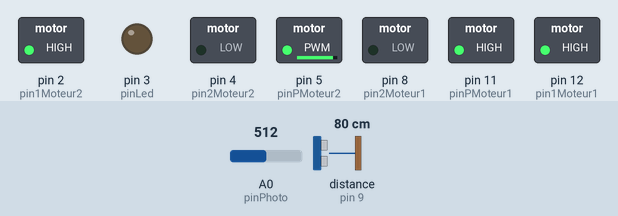
Recording of a sketch running on a simulated Arduino Uno, built with avr-gcc and run on an emulated ATmega328P. Parts: switched loads named in the sketch (green lamp = pin HIGH), output pins drawn as LEDs (lit = HIGH). Inputs (shaded band) come from the test bench; at power-on: distance to the obstacle (sensor on pin 9) 80 cm, A0 (pinPhoto) = 512. The echo pulse lasts 58.3 µs per cm.

Above: at 6.2 s.
6.3 s: distance to the obstacle (sensor on pin 9) set to 22 cm
7.8 s: distance to the obstacle (sensor on pin 9) set to 18 cm
At 8.5 s:
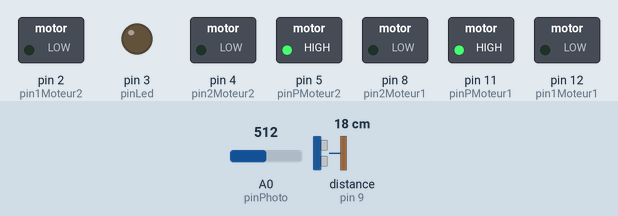
10.8 s: A0 (pinPhoto) set to 190
At 13.6 s:
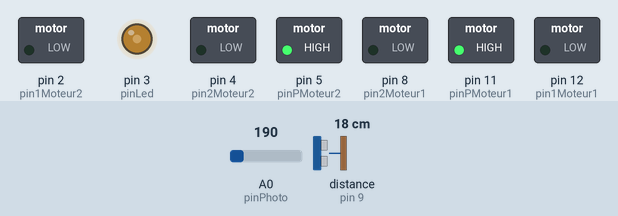
16.8 s: A0 (pinPhoto) set to 122
At 18.7 s:
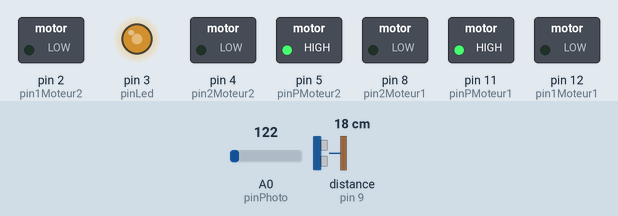
19.8 s: distance to the obstacle (sensor on pin 9) set to 35 cm
22.8 s: A0 (pinPhoto) set to 210
At 24.4 s:
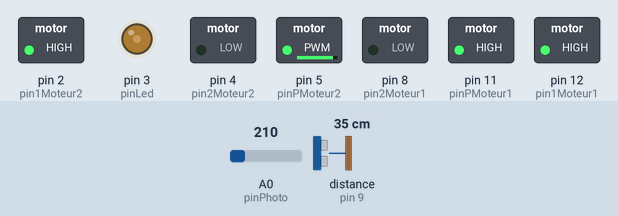
Timing chart, 0 to 25.5 s (numbered marks = the images above; inputs shaded):
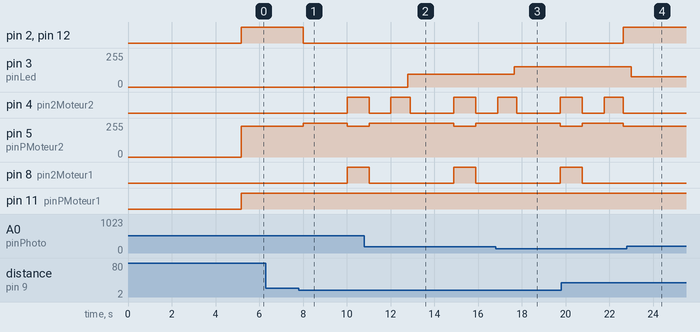

Measured:
- the behaviour switches between 21 and 20 cm on distance to the obstacle (sensor on pin 9) (found by bisection; images 0 and 1)
- after the input at 6.3 s, every drawn part: stays the same
- after the input at 7.8 s, pin 2 (pin1Moteur2), pin 12 (pin1Moteur1): HIGH → LOW after 0.22 s; pin 4 (pin2Moteur2), pin 8 (pin2Moteur1): LOW → HIGH after 2.2 s; pin 5 (pinPMoteur2): 229/255 → 255/255 after 0.22 s, → 229/255 2.0 s later
- after the input at 10.8 s, pin 3 (pinLed): 0/255 → 94/255 after 2.0 s
- after the input at 16.8 s, pin 3 (pinLed): 94/255 → 152/255 after 0.86 s
- after the input at 19.8 s, pin 2 (pin1Moteur2), pin 12 (pin1Moteur1): LOW → HIGH after 2.8 s
- after the input at 22.8 s, pin 3 (pinLed): 152/255 → 77/255 after 0.21 s

The sketch:

voiture_1.ino
```cpp
 #include <NewPing.h>
int pin1Moteur1 = 12;
int pin2Moteur1 = 8;
int pinPMoteur1 = 11;
int pin1Moteur2 = 2;
int pin2Moteur2 = 4;
int pinPMoteur2 = 5;
int TRIG_PIN = 10;
int ECHO_PIN = 9;
int DIST_MAX = 200;
int i = 90;
int distActuelle = 0;
int cm;
int pinPhoto = A0;
int valeurPhoto;
int pinLed=3;
int luminositeLed;
NewPing sonar(TRIG_PIN, ECHO_PIN, 200);

  // le moteur gauche numéro 1.
  // moteur droit 2


void setup() {
  // Setup des pins moteur
  pinMode(pin1Moteur1,OUTPUT);
  pinMode(pin2Moteur1,OUTPUT);
  pinMode(pinPMoteur1,OUTPUT);
  pinMode(pin1Moteur2,OUTPUT);
  pinMode(pin2Moteur2,OUTPUT);
  pinMode(pinPMoteur2,OUTPUT);
  delay(5000);
}

void loop(){
   distActuelle = lectureDistance();
  allumePhare();

    if (distActuelle > 20){
      avance();
    }

    if (distActuelle <= 20){
      recule();
      tourneDroite();
    }

    delay(300);
}


// FONCTION DIRMOTEUR : GENERALE


void dirMoteur(int moteur,int sens,int pc) {
int pin1,etat1,pin2,etat2,pinP,puissance;

  if(moteur==1){
    pin1=pin1Moteur1;
    pin2=pin2Moteur1;
    pinP=pinPMoteur1;
  }
  else{
    pin1=pin1Moteur2;
    pin2=pin2Moteur2;
    pinP=pinPMoteur2;
  }


  if(sens==1){
    etat1=1;
    etat2=0;
  }
  else if(sens==-1){
    etat1=0;
    etat2=1;
  }
  else{
    etat1=0;
    etat2=0;
  }


  puissance=map(pc,0,100,0,255);
  analogWrite(pinP,puissance);
  digitalWrite(pin1,etat1);
  digitalWrite(pin2,etat2);
  }


// FONCTION AVANCE, RECULE, TOURNEDROITE


void avance(){
  dirMoteur(1,1,100);
  dirMoteur(2,1,90);
}


void recule(){
  dirMoteur(1,0,100);
  dirMoteur(2,0,100);
  delay(2000);
  dirMoteur(1,-1,100);
  dirMoteur(2,-1,90);
}


void tourneDroite(){
  delay(1000);
  dirMoteur(1,0,100);
  dirMoteur(2,0,100);
  delay(1000);
  dirMoteur(1,0,100);
  dirMoteur(2,-1,100);
  delay(400);
}


int lectureDistance(){
  delay(70);

  unsigned int uS = sonar.ping();
  cm = uS / US_ROUNDTRIP_CM;
  if(cm==0){
    lectureDistance();
  }
  else{
    return cm;
  }
}


// FONCTION PHARE AUTO

void allumePhare(){
  valeurPhoto=analogRead(pinPhoto);
  luminositeLed=max(map(valeurPhoto,0,300,255,0),0);
  analogWrite(pinLed, luminositeLed);
  delay(100);
}
```
